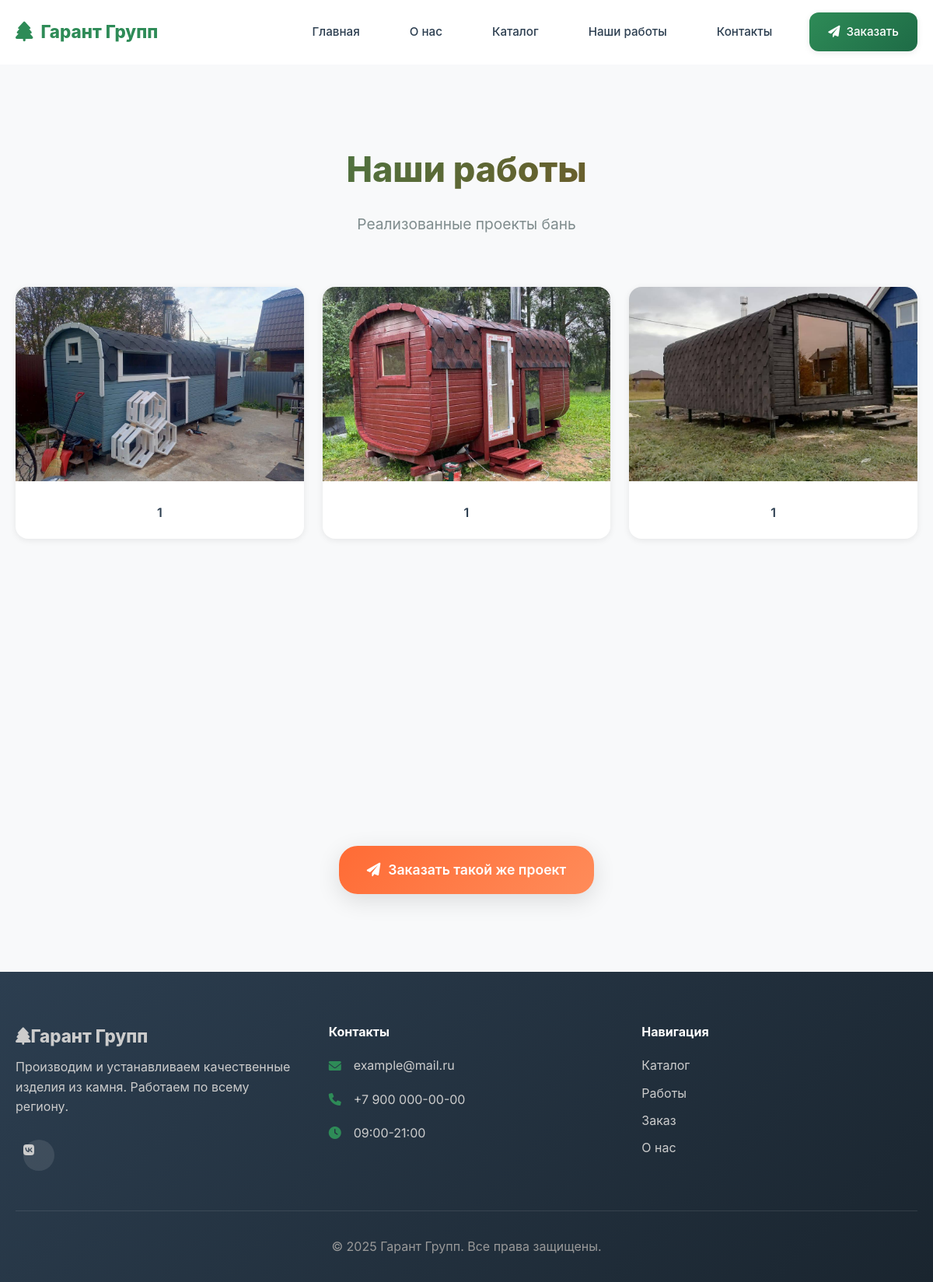
The page /works/ on the database as committed earlier.
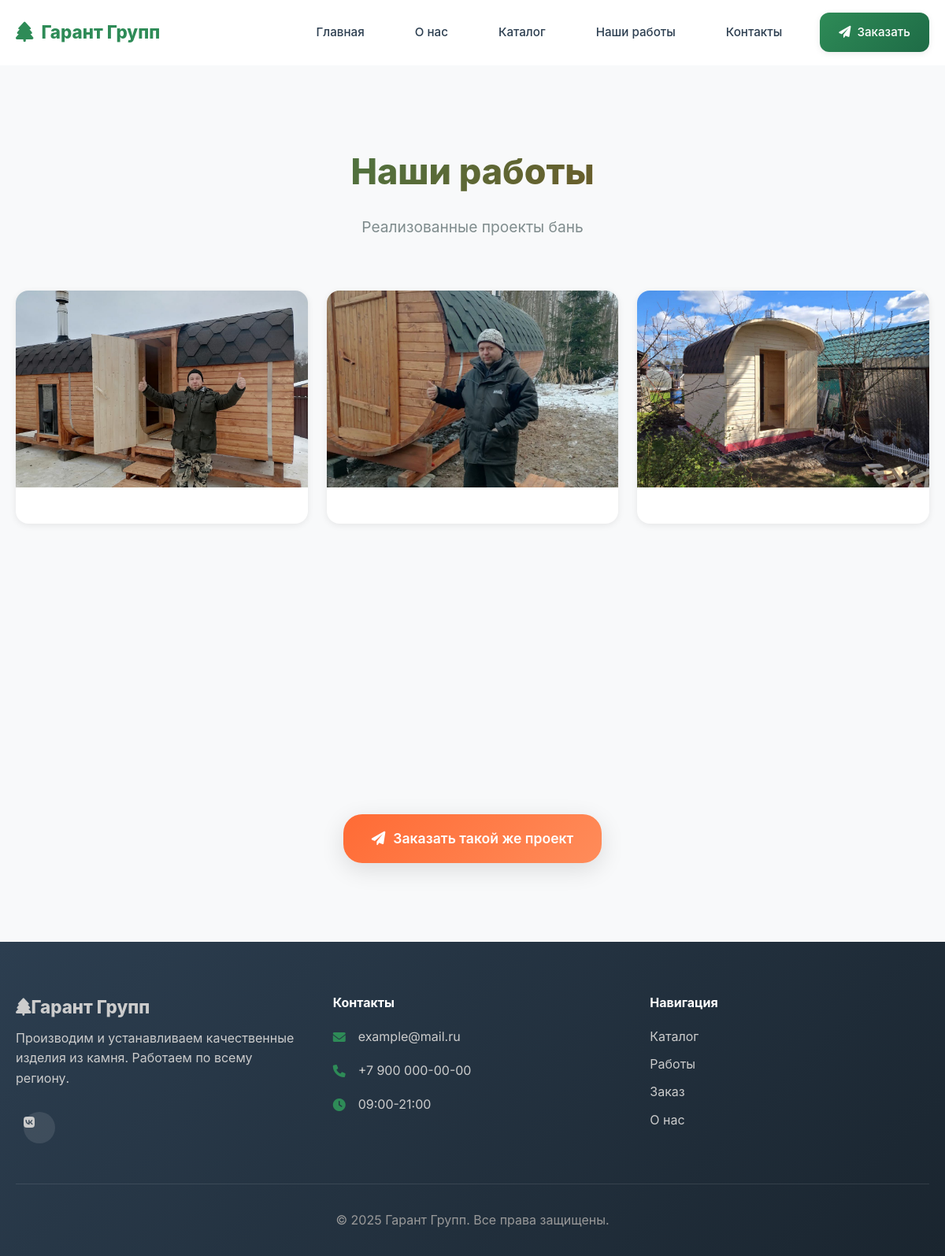
The same page on the database as committed later.
### shop/models.py (models this page shows, shortened)
class WorkPhoto(models.Model):
    title = models.CharField('Название работы', max_length=200, blank=True)
    image = models.ImageField('Фотография', upload_to='works/')
    created_at = models.DateTimeField('Создано', auto_now_add=True)
    class Meta:
        verbose_name = 'Фотография работы'
        verbose_name_plural = 'Галерея работ'

### shop/views.py (the view)
# urls.py: path('works/', views.works, name='works'),
def works(request):
    photos = WorkPhoto.objects.order_by('-created_at')
    return render(request, 'shop/works.html', {'photos': photos})

### templates/shop/works.html (shortened to what this page needs)
{% extends 'base.html' %}
{% block content %}
<section class="section">
    <div class="container">
        <div class="section-header">
            <h2 class="section-title">Наши работы</h2>
            <p class="section-subtitle">Реализованные проекты бань</p>
        </div>
        <div class="gallery-grid">
            {% for photo in photos %}
            <div class="work-card">
                <img src="{{ photo.image.url }}" alt="{{ photo.title }}" class="work-image">
                <div class="work-title">{{ photo.title }}</div>
            </div>
            {% endfor %}
        </div>
        <div class="text-center mt-3">
            <a href="/order/" class="btn">
                <i class="fas fa-paper-plane"></i>
                Заказать такой же проект
            </a>
        </div>
    </div>
</section>
{% endblock %}

### templates/base.html (shortened to what this page needs)
{% load static %}
<!DOCTYPE html>
<html lang="ru">
<head>
    <link href="https://cdnjs.cloudflare.com/ajax/libs/font-awesome/6.0.0/css/all.min.css" rel="stylesheet">
    <link rel="stylesheet" href="{% static 'css/style.css' %}">
</head>
<body>
    <header class="header">
        <div class="container">
            <div class="header-content">
                <a href="{% url 'index' %}" class="logo">
                    <i class="fas fa-tree"></i><span>Гарант Групп</span>
                </a>
                <nav class="nav">
                    <a href="{% url 'index' %}"     class="nav-link">Главная</a>
                    <a href="{% url 'about' %}"     class="nav-link">О нас</a>
                    <a href="{% url 'catalog' %}"   class="nav-link">Каталог</a>
                    <a href="{% url 'works' %}"     class="nav-link">Наши работы</a>
                    <a href="{% url 'contact' %}"   class="nav-link">Контакты</a>
                    <a href="{% url 'order' %}"     class="nav-link nav-cta">
                        <i class="fas fa-paper-plane"></i>Заказать
                    </a>
                </nav>
            </div>
        </div>
    </header>
    <main class="main">
        {% block content %}{% endblock %}
    </main>
    <footer class="footer">
        <div class="container">
            <div class="footer-content">
                <div class="footer-section">
                    <a href="{% url 'index' %}" class="footer-logo">
                        <i class="fas fa-tree"></i><span>Гарант Групп</span>
                    </a>
                    <p class="footer-description">
                        Производим и устанавливаем качественные изделия из камня. Работаем по всему региону.
                    </p>
                    <div class="social-links">
                        <a href="https://vk.com/garant_stroy_karkas" class="social-link"><i class="fab fa-vk"></i></a>
                    </div>
                </div>
                <div class="footer-section">
                    <h4>Контакты</h4>
                    <div class="contact-item"><i class="fas fa-envelope"></i><span>example@mail.ru</span></div>
                    <div class="contact-item"><i class="fas fa-phone"></i><span>+7 900 000-00-00</span></div>
                    <div class="contact-item"><i class="fas fa-clock"></i><span>09:00-21:00</span></div>
                </div>
                <div class="footer-section">
                    <h4>Навигация</h4>
                    <a href="{% url 'catalog' %}">Каталог</a>
                    <a href="{% url 'works' %}">Работы</a>
                    <a href="{% url 'order' %}">Заказ</a>
                    <a href="{% url 'about' %}">О нас</a>
                </div>
            </div>
            <div class="footer-bottom">
                <p>&copy;&nbsp;2025 Гарант Групп. Все права защищены.</p>
            </div>
        </div>
    </footer>
</body>
</html>

Rows that differ between the two databases and show on the page:
removed WorkPhoto: image (picture), title "1"
removed WorkPhoto: image (picture), title "1"
removed WorkPhoto: image (picture), title "1"
added WorkPhoto: image (picture)
added WorkPhoto: image (picture)
added WorkPhoto: image (picture)
